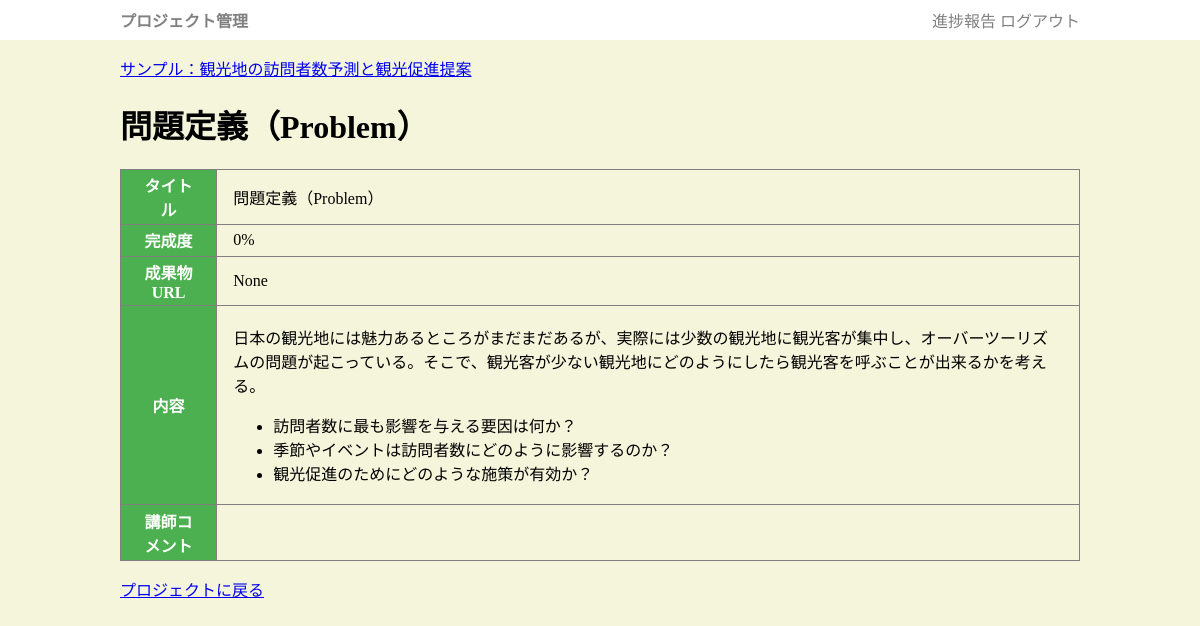
The page /plan/2 (signed in) on the database as committed earlier.
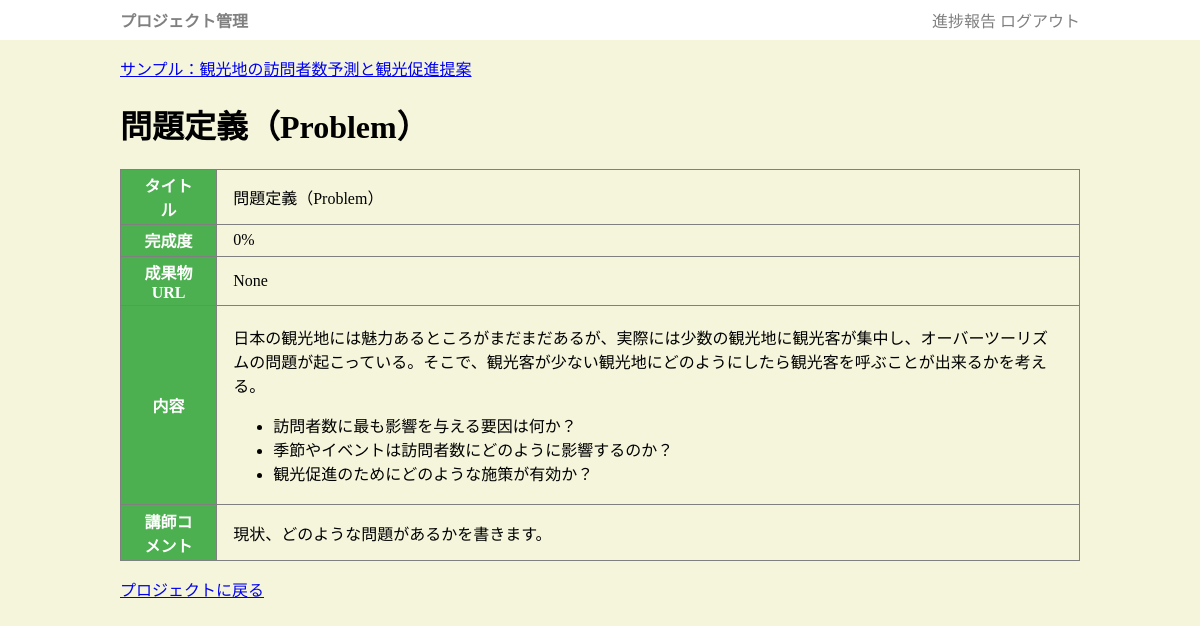
The same page on the database as committed later.
### app.py (models this page shows, shortened)
class Plan(db.Model):
    planid = db.Column(db.Integer, primary_key=True)
    pid = db.Column(db.Integer, db.ForeignKey("project.pid"))
    ptitle = db.Column(db.String(255))
    pbody = db.Column(db.String(65545))
    prate = db.Column(db.Integer, default=0)
    url = db.Column(db.String(255))
    plan_at = db.Column(db.DateTime, default=datetime.now)
    comment = db.Column(db.String(65545))

### app.py (the view)
@app.get('/plan/<planid>')
def plan_get(planid):
    if "uid" not in session:
        return redirect("/login")
    row = Plan.query.get_or_404(planid)
    if is_myproject(row.pid):
        return render_template("plan_edit.html",plan=row,user=User.query.get(session['uid']))
    else:
        return render_template("plan.html",plan=row, user=User.query.get(session['uid']))

### app.py (called while the page is built)
def md_to_html(text):
    return Markup(markdown2.markdown(text))

def is_myproject(pid):
    row = Member.query.filter(Member.pid==pid, Member.uid == session['uid']).first()
    return row is not None or session['uid'] == 1

### templates/plan.html (shortened to what this page needs)
{% extends "base.html" %}
{% block main %}
<a href="/project/{{plan.pid}}">{{plan.project.title}}</a>
<h1>{{plan.ptitle}}</h1>
<table class="desc">
    <tr><th>タイトル</th><td>{{plan.ptitle}}</td></tr>
    <tr><th>完成度</th><td>{{plan.prate}}%</td></tr>
    <tr><th>成果物URL</th><td>{{plan.url}}</td></tr>
    <tr><th>内容</th><td>{{plan.pbody|markdown}}</td></tr>
    <tr><th>講師コメント</th><td>{{plan.comment}}</td></tr>
</table>
<a href="/project/{{plan.pid}}" class="btn">プロジェクトに戻る</a>
{% endblock %}

Rows that differ between the two databases and show on the page:
changed Plan "問題定義（Problem）": comment (not shown) → "現状、どのような問題があるかを書きます。"
